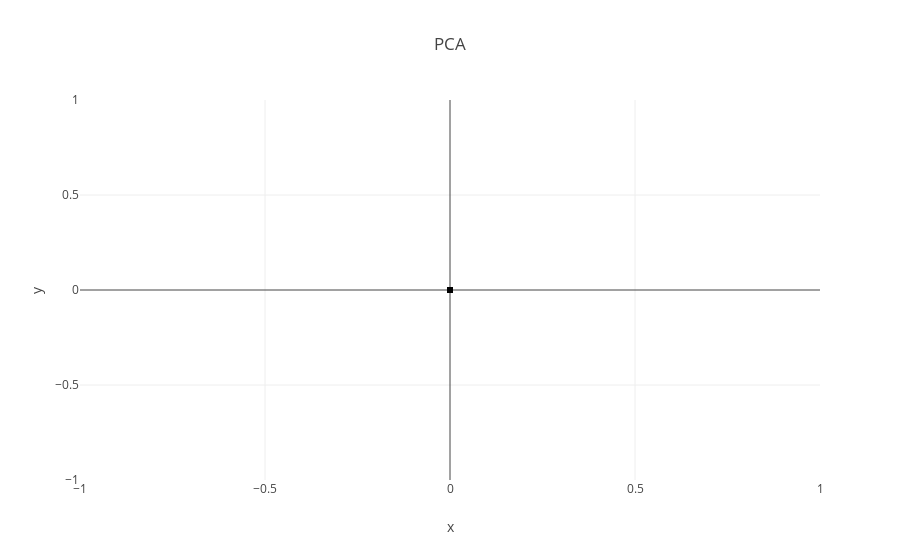

This figure's notebook cell:
### Code cell
## Lakukan PCA untuk mengurangi jumlah fitur menjadi 2 fitur saja
pca = PCA(n_components=2)
pca.fit(data2)
pca_data = pca.transform(data2)

## buat dataframe dari hasil pca
pca_df = pd.DataFrame(data=pca_data, columns=['x', 'y'])
pca_df.head()

## plot pca_df using plotly
fig = px.scatter(pca_df, x='x', y='y', title='PCA')
fig.show()

### Figure 1 — Plotly figure (JSON) as saved in the notebook; plotly's stock layout.template omitted (floating-point values rounded to 4 significant figures)
{"data": [{"hovertemplate": "x=%{x}<br>y=%{y}<extra></extra>", "legendgroup": "", "marker": {"color": "#000001", "symbol": "circle"}, "mode": "markers", "name": "", "orientation": "v", "showlegend": false, "type": "scatter", "x": [0, 0, 0, 0, 0, 0, 0, 0, 0, 0, 0, 0, 0, 0, 0, 0, 0, 0, 0, 0, 0, 0, 0, 0, 0, 0, 0, 0, 0, 0, 0, 0, 0, 0, 0, 0, 0, 0, 0, 0, 0, 0, 0, 0, 0, 0, 0, 0, 0, 0, 0, 0, 0, 0, 0, 0, 0, 0, 0, 0, 0, 0, 0, 0, 0, 0, 0, 0, 0, 0, 0, 0, 0, 0, 0, 0, 0, 0, 0, 0, 0, 0, 0, 0, 0, 0, 0, 0, 0, 0, 0, 0, 0, 0, 0, 0, 0, 0, 0, 0], "xaxis": "x", "y": [0, 0, 0, 0, 0, 0, 0, 0, 0, 0, 0, 0, 0, 0, 0, 0, 0, 0, 0, 0, 0, 0, 0, 0, 0, 0, 0, 0, 0, 0, 0, 0, 0, 0, 0, 0, 0, 0, 0, 0, 0, 0, 0, 0, 0, 0, 0, 0, 0, 0, 0, 0, 0, 0, 0, 0, 0, 0, 0, 0, 0, 0, 0, 0, 0, 0, 0, 0, 0, 0, 0, 0, 0, 0, 0, 0, 0, 0, 0, 0, 0, 0, 0, 0, 0, 0, 0, 0, 0, 0, 0, 0, 0, 0, 0, 0, 0, 0, 0, 0], "yaxis": "y"}], "layout": {"legend": {"tracegroupgap": 0}, "title": {"text": "PCA"}, "xaxis": {"anchor": "y", "domain": [0, 1], "title": {"text": "x"}}, "yaxis": {"anchor": "x", "domain": [0, 1], "title": {"text": "y"}}}}
